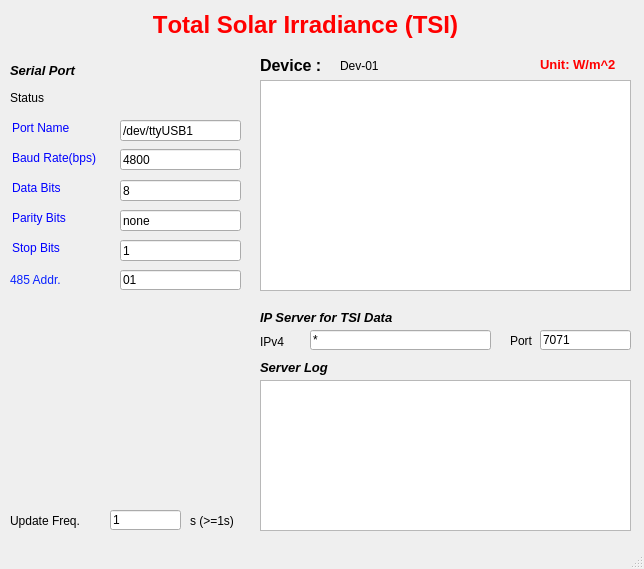
<?xml version="1.0" encoding="UTF-8"?>
<ui version="4.0">
 <class>MainWindow</class>
 <widget class="QMainWindow" name="MainWindow">
  <property name="geometry">
   <rect>
    <x>0</x>
    <y>0</y>
    <width>644</width>
    <height>569</height>
   </rect>
  </property>
  <property name="sizePolicy">
   <sizepolicy hsizetype="Fixed" vsizetype="Fixed">
    <horstretch>0</horstretch>
    <verstretch>0</verstretch>
   </sizepolicy>
  </property>
  <property name="windowTitle">
   <string>MainWindow</string>
  </property>
  <widget class="QWidget" name="centralWidget">
   <property name="sizePolicy">
    <sizepolicy hsizetype="Fixed" vsizetype="Fixed">
     <horstretch>0</horstretch>
     <verstretch>0</verstretch>
    </sizepolicy>
   </property>
   <widget class="QLabel" name="gpsComSetLabel">
    <property name="geometry">
     <rect>
      <x>10</x>
      <y>60</y>
      <width>91</width>
      <height>21</height>
     </rect>
    </property>
    <property name="text">
     <string>&lt;html&gt;&lt;head/&gt;&lt;body&gt;&lt;p&gt;&lt;span style=&quot; font-size:10pt; font-weight:600; font-style:italic; color:#000000;&quot;&gt;Serial Port&lt;/span&gt;&lt;/p&gt;&lt;/body&gt;&lt;/html&gt;</string>
    </property>
   </widget>
   <widget class="QLabel" name="comLabel">
    <property name="geometry">
     <rect>
      <x>12</x>
      <y>120</y>
      <width>81</width>
      <height>16</height>
     </rect>
    </property>
    <property name="text">
     <string>&lt;html&gt;&lt;head/&gt;&lt;body&gt;&lt;p&gt;&lt;span style=&quot; color:#0000ff;&quot;&gt;Port Name&lt;/span&gt;&lt;/p&gt;&lt;/body&gt;&lt;/html&gt;</string>
    </property>
   </widget>
   <widget class="QLabel" name="boteLabel">
    <property name="geometry">
     <rect>
      <x>12</x>
      <y>150</y>
      <width>111</width>
      <height>16</height>
     </rect>
    </property>
    <property name="text">
     <string>&lt;html&gt;&lt;head/&gt;&lt;body&gt;&lt;p&gt;&lt;span style=&quot; color:#0000ff;&quot;&gt;Baud Rate(bps)&lt;/span&gt;&lt;/p&gt;&lt;/body&gt;&lt;/html&gt;</string>
    </property>
   </widget>
   <widget class="QLabel" name="dataLabel">
    <property name="geometry">
     <rect>
      <x>12</x>
      <y>180</y>
      <width>61</width>
      <height>16</height>
     </rect>
    </property>
    <property name="text">
     <string>&lt;html&gt;&lt;head/&gt;&lt;body&gt;&lt;p&gt;&lt;span style=&quot; color:#0000ff;&quot;&gt;Data Bits&lt;/span&gt;&lt;/p&gt;&lt;/body&gt;&lt;/html&gt;</string>
    </property>
   </widget>
   <widget class="QLabel" name="checkLabel">
    <property name="geometry">
     <rect>
      <x>12</x>
      <y>210</y>
      <width>71</width>
      <height>16</height>
     </rect>
    </property>
    <property name="text">
     <string>&lt;html&gt;&lt;head/&gt;&lt;body&gt;&lt;p&gt;&lt;span style=&quot; color:#0000ff;&quot;&gt;Parity Bits&lt;/span&gt;&lt;/p&gt;&lt;/body&gt;&lt;/html&gt;</string>
    </property>
   </widget>
   <widget class="QLabel" name="stopLabel">
    <property name="geometry">
     <rect>
      <x>12</x>
      <y>240</y>
      <width>71</width>
      <height>16</height>
     </rect>
    </property>
    <property name="text">
     <string>&lt;html&gt;&lt;head/&gt;&lt;body&gt;&lt;p&gt;&lt;span style=&quot; color:#0000ff;&quot;&gt;Stop Bits&lt;/span&gt;&lt;/p&gt;&lt;/body&gt;&lt;/html&gt;</string>
    </property>
   </widget>
   <widget class="QLabel" name="comInformationLabel">
    <property name="geometry">
     <rect>
      <x>260</x>
      <y>56</y>
      <width>131</width>
      <height>20</height>
     </rect>
    </property>
    <property name="text">
     <string>&lt;html&gt;&lt;head/&gt;&lt;body&gt;&lt;p&gt;&lt;span style=&quot; font-size:12pt; font-weight:600; color:#000000;&quot;&gt;Device : &lt;/span&gt;&lt;/p&gt;&lt;/body&gt;&lt;/html&gt;</string>
    </property>
   </widget>
   <widget class="QTextEdit" name="comInformationTextEdit">
    <property name="geometry">
     <rect>
      <x>260</x>
      <y>80</y>
      <width>371</width>
      <height>211</height>
     </rect>
    </property>
   </widget>
   <widget class="QLabel" name="gpsComSetLabel_2">
    <property name="geometry">
     <rect>
      <x>60</x>
      <y>0</y>
      <width>491</width>
      <height>51</height>
     </rect>
    </property>
    <property name="text">
     <string>&lt;html&gt;&lt;head/&gt;&lt;body&gt;&lt;h1 align=&quot;center&quot; style=&quot; margin-top:18px; margin-bottom:12px; margin-left:0px; margin-right:0px; -qt-block-indent:0; text-indent:0px;&quot;&gt;&lt;a name=&quot;top&quot;/&gt;&lt;span style=&quot; font-family:'verdana','arial','helvetica','sans-serif'; font-size:10pt; font-weight:600; color:#ff0000;&quot;&gt;T&lt;/span&gt;&lt;span style=&quot; font-family:'verdana','arial','helvetica','sans-serif'; font-size:10pt; font-weight:600; color:#ff0000;&quot;&gt;otal Solar Irradiance (TSI)&lt;/span&gt;&lt;/h1&gt;&lt;/body&gt;&lt;/html&gt;</string>
    </property>
   </widget>
   <widget class="QLabel" name="gpsReceiveLabel">
    <property name="geometry">
     <rect>
      <x>260</x>
      <y>360</y>
      <width>171</width>
      <height>16</height>
     </rect>
    </property>
    <property name="text">
     <string>&lt;html&gt;&lt;head/&gt;&lt;body&gt;&lt;p&gt;&lt;span style=&quot; font-size:10pt; font-weight:600; font-style:italic; color:#000000;&quot;&gt;Server Log&lt;/span&gt;&lt;/p&gt;&lt;/body&gt;&lt;/html&gt;</string>
    </property>
   </widget>
   <widget class="QPlainTextEdit" name="gpsPlainTextEdit">
    <property name="geometry">
     <rect>
      <x>260</x>
      <y>380</y>
      <width>371</width>
      <height>151</height>
     </rect>
    </property>
   </widget>
   <widget class="QLabel" name="comStatusLabel">
    <property name="geometry">
     <rect>
      <x>80</x>
      <y>90</y>
      <width>161</width>
      <height>20</height>
     </rect>
    </property>
    <property name="frameShape">
     <enum>QFrame::NoFrame</enum>
    </property>
    <property name="text">
     <string>&lt;html&gt;&lt;head/&gt;&lt;body&gt;&lt;p&gt;&lt;br/&gt;&lt;/p&gt;&lt;/body&gt;&lt;/html&gt;</string>
    </property>
   </widget>
   <widget class="QLabel" name="TSILabel">
    <property name="geometry">
     <rect>
      <x>540</x>
      <y>50</y>
      <width>101</width>
      <height>29</height>
     </rect>
    </property>
    <property name="text">
     <string>&lt;html&gt;&lt;head/&gt;&lt;body&gt;&lt;p&gt;&lt;span style=&quot; font-size:10pt; font-weight:600; color:#ff0000;&quot;&gt;Unit: W/m^2&lt;/span&gt;&lt;/p&gt;&lt;/body&gt;&lt;/html&gt;</string>
    </property>
   </widget>
   <widget class="QLabel" name="gpsReceiveLabel_2">
    <property name="geometry">
     <rect>
      <x>260</x>
      <y>310</y>
      <width>201</width>
      <height>16</height>
     </rect>
    </property>
    <property name="text">
     <string>&lt;html&gt;&lt;head/&gt;&lt;body&gt;&lt;p&gt;&lt;span style=&quot; font-size:10pt; font-weight:600; font-style:italic; color:#000000;&quot;&gt;IP Server for TSI Data&lt;/span&gt;&lt;/p&gt;&lt;/body&gt;&lt;/html&gt;</string>
    </property>
   </widget>
   <widget class="QLabel" name="labelIP">
    <property name="geometry">
     <rect>
      <x>260</x>
      <y>332</y>
      <width>61</width>
      <height>20</height>
     </rect>
    </property>
    <property name="text">
     <string>IPv4</string>
    </property>
   </widget>
   <widget class="QLineEdit" name="lineEditIP">
    <property name="geometry">
     <rect>
      <x>310</x>
      <y>330</y>
      <width>181</width>
      <height>20</height>
     </rect>
    </property>
    <property name="text">
     <string>*</string>
    </property>
   </widget>
   <widget class="QLabel" name="labelPort">
    <property name="geometry">
     <rect>
      <x>510</x>
      <y>330</y>
      <width>54</width>
      <height>21</height>
     </rect>
    </property>
    <property name="text">
     <string>Port</string>
    </property>
   </widget>
   <widget class="QLineEdit" name="lineEditPort">
    <property name="geometry">
     <rect>
      <x>540</x>
      <y>330</y>
      <width>91</width>
      <height>20</height>
     </rect>
    </property>
    <property name="text">
     <string>7071</string>
    </property>
   </widget>
   <widget class="QLabel" name="labelRefreshTime">
    <property name="geometry">
     <rect>
      <x>10</x>
      <y>510</y>
      <width>81</width>
      <height>21</height>
     </rect>
    </property>
    <property name="text">
     <string>Update Freq.</string>
    </property>
   </widget>
   <widget class="QLineEdit" name="lineEditRefreshTime">
    <property name="geometry">
     <rect>
      <x>110</x>
      <y>510</y>
      <width>71</width>
      <height>20</height>
     </rect>
    </property>
    <property name="text">
     <string>1</string>
    </property>
   </widget>
   <widget class="QLabel" name="labelTimeUnit">
    <property name="geometry">
     <rect>
      <x>190</x>
      <y>510</y>
      <width>51</width>
      <height>21</height>
     </rect>
    </property>
    <property name="text">
     <string>s (&gt;=1s)</string>
    </property>
   </widget>
   <widget class="QLineEdit" name="lineEditPortName">
    <property name="geometry">
     <rect>
      <x>120</x>
      <y>120</y>
      <width>121</width>
      <height>21</height>
     </rect>
    </property>
    <property name="text">
     <string>/dev/ttyUSB1</string>
    </property>
   </widget>
   <widget class="QLineEdit" name="lineEditBaudRate">
    <property name="geometry">
     <rect>
      <x>120</x>
      <y>149</y>
      <width>121</width>
      <height>21</height>
     </rect>
    </property>
    <property name="text">
     <string>4800</string>
    </property>
   </widget>
   <widget class="QLineEdit" name="lineEditDataBits">
    <property name="geometry">
     <rect>
      <x>120</x>
      <y>180</y>
      <width>121</width>
      <height>21</height>
     </rect>
    </property>
    <property name="text">
     <string>8</string>
    </property>
   </widget>
   <widget class="QLineEdit" name="lineEditParityBits">
    <property name="geometry">
     <rect>
      <x>120</x>
      <y>210</y>
      <width>121</width>
      <height>21</height>
     </rect>
    </property>
    <property name="text">
     <string>none</string>
    </property>
   </widget>
   <widget class="QLineEdit" name="lineEditStopBits">
    <property name="geometry">
     <rect>
      <x>120</x>
      <y>240</y>
      <width>121</width>
      <height>21</height>
     </rect>
    </property>
    <property name="text">
     <string>1</string>
    </property>
   </widget>
   <widget class="QLabel" name="label">
    <property name="geometry">
     <rect>
      <x>10</x>
      <y>90</y>
      <width>54</width>
      <height>16</height>
     </rect>
    </property>
    <property name="text">
     <string>Status</string>
    </property>
   </widget>
   <widget class="QLabel" name="labelSite">
    <property name="geometry">
     <rect>
      <x>340</x>
      <y>50</y>
      <width>111</width>
      <height>31</height>
     </rect>
    </property>
    <property name="text">
     <string>Dev-01</string>
    </property>
   </widget>
   <widget class="QLabel" name="label_485addr">
    <property name="geometry">
     <rect>
      <x>10</x>
      <y>270</y>
      <width>81</width>
      <height>21</height>
     </rect>
    </property>
    <property name="text">
     <string>&lt;html&gt;&lt;head/&gt;&lt;body&gt;&lt;p&gt;&lt;span style=&quot; color:#0a23ff;&quot;&gt;485 Addr.&lt;/span&gt;&lt;/p&gt;&lt;/body&gt;&lt;/html&gt;</string>
    </property>
   </widget>
   <widget class="QLineEdit" name="lineEdit_485addr">
    <property name="geometry">
     <rect>
      <x>120</x>
      <y>270</y>
      <width>121</width>
      <height>20</height>
     </rect>
    </property>
    <property name="text">
     <string>01</string>
    </property>
   </widget>
  </widget>
  <widget class="QStatusBar" name="statusBar"/>
 </widget>
 <layoutdefault spacing="6" margin="11"/>
 <resources/>
 <connections/>
</ui>
